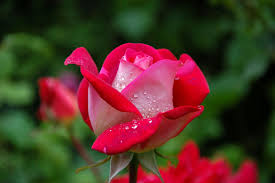
#> input picture images.jpeg, 275 x 183 px, found by its file name
$ jupyter execute Lab4.02.ipynb   (shell and % lines are left out)
#> lines starting #> are read from the running program, lines starting #| are printed output that depends on the picture; after the words box and inside, x2 and y2 are one past the last pixel; in counts of white or black regions, pixels touching at a corner belong together
[cell 1]
import cv2
import numpy as np
import matplotlib.pyplot as plt

[cell 2]
img = cv2.imread('/Users/230363/Downloads/images.jpeg')
#> img is the input picture: shape (183, 275, 3); mean B, G, R 38.3, 51.4, 81.6


img_rgb = cv2.cvtColor(img, cv2.COLOR_BGR2RGB)


plt.figure(figsize=(6,4))
plt.imshow(img_rgb)
plt.title("Original image")
plt.axis("off")
plt.show()

[cell 3]
hflip = cv2.flip(img_rgb, 1)
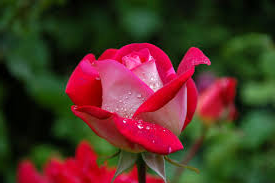
#> hflip: shape (183, 275, 3); mean R, G, B 81.6, 51.4, 38.3


vflip = cv2.flip(img_rgb, 0)
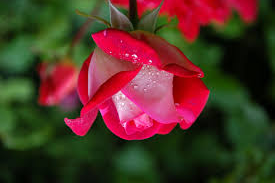
#> vflip: shape (183, 275, 3); mean R, G, B 81.6, 51.4, 38.3


hvflip = cv2.flip(img_rgb, -1)
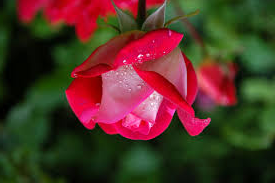
#> hvflip: shape (183, 275, 3); mean R, G, B 81.6, 51.4, 38.3


plt.figure(figsize=(10,6))

plt.subplot(2,2,1)
plt.imshow(img_rgb)
plt.title("Original")
plt.axis("off")

plt.subplot(2,2,2)
plt.imshow(hflip)
plt.title("Horizontal flip")
plt.axis("off")

plt.subplot(2,2,3)
plt.imshow(vflip)
plt.title("Vertical flip")
plt.axis("off")

plt.subplot(2,2,4)
plt.imshow(hvflip)
plt.title("Both flips")
plt.axis("off")

plt.tight_layout()
plt.show()

[cell 4]
mirror = np.concatenate((img_rgb, hflip), axis=1)
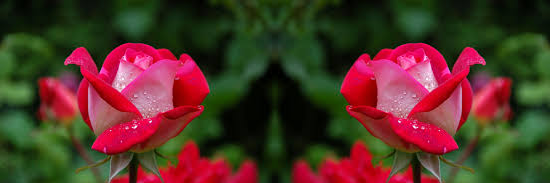
#> mirror: shape (183, 550, 3); mean R, G, B 81.6, 51.4, 38.3

plt.figure(figsize=(8,4))
plt.imshow(mirror)
plt.title("Mirror effect")
plt.axis("off")
plt.show()


cv2.imwrite("mirror_output.jpg", cv2.cvtColor(mirror, cv2.COLOR_RGB2BGR))
#> Out = True

[cell 5]
gray = cv2.cvtColor(img_rgb, cv2.COLOR_RGB2GRAY)

plt.figure(figsize=(5,4))
plt.imshow(gray, cmap="gray")
plt.title("Grayscale image")
plt.axis("off")
plt.show()

[cell 6]
negative = 255 - gray
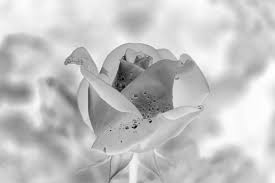
#> negative: shape (183, 275); min 3, max 255, mean 196.1

plt.figure(figsize=(10,4))

plt.subplot(1,2,1)
plt.imshow(gray, cmap='gray')
plt.title("Original gray")
plt.axis("off")

plt.subplot(1,2,2)
plt.imshow(negative, cmap='gray')
plt.title("Negative")
plt.axis("off")

plt.show()


cv2.imwrite("negative.jpg", negative)
#> Out = True

[cell 7]
gammas = [0.02, 0.2, 0.5, 0.8, 1, 2, 3, 3.5, 4]

r = np.linspace(0,1,1000)

plt.figure(figsize=(7,5))
for g in gammas:
    s = r**g
    plt.plot(r, s, label=f"gamma={g}")

plt.title("Gamma curves (normalized)")
plt.xlabel("r")
plt.ylabel("s")
plt.legend()
plt.show()
#> figure, not shown here; curve peaks at x = 1, y = 1; curve peaks at x = 1, y = 1; curve peaks at x = 1, y = 1

[cell 8]
gamma = 0.7

gray_norm = gray / 255.0


gamma_img = np.power(gray_norm, gamma)
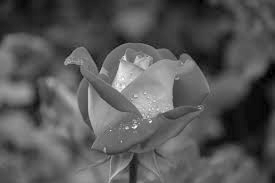
#> gamma_img: shape (183, 275) float64; min 0, max 0.992, mean 0.344


gamma_img = np.uint8(gamma_img * 255)

plt.figure(figsize=(10,4))

plt.subplot(1,2,1)
plt.imshow(gray, cmap='gray')
plt.title("Original")

plt.subplot(1,2,2)
plt.imshow(gamma_img, cmap='gray')
plt.title(f"Gamma={gamma}")

plt.axis("off")
plt.show()

cv2.imwrite("gamma_output.jpg", gamma_img)
#> Out = True

[cell 9]
A = 80
B = 140

range_img = gray.copy()

mask = (range_img >= A) & (range_img <= B)
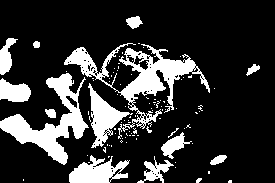
#> mask: shape (183, 275) bool; 20% white; 98 white regions (83 under 20 px), largest, box (x1, y1, x2, y2) and area: (64, 43, 210, 139) 3153, (0, 73, 89, 165) 2573, (88, 83, 133, 148) 1041
range_img[mask] = 255
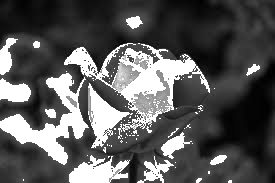
#> range_img: shape (183, 275); min 0, max 255, mean 89.7

plt.figure(figsize=(10,4))

plt.subplot(1,2,1)
plt.imshow(gray, cmap='gray')
plt.title("Original")

plt.subplot(1,2,2)
plt.imshow(range_img, cmap='gray')
plt.title("Range set to white")

plt.axis("off")
plt.show()

cv2.imwrite("range_output.jpg", range_img)
#> Out = True

[cell 10]
plt.figure(figsize=(10,6))

for k in range(8):
    bit = ((gray >> k) & 1) * 255

    plt.subplot(2,4,k+1)
    plt.imshow(bit, cmap='gray')
    plt.title(f"Bit {k}")
    plt.axis("off")
#> this loop made 8 passes
#> pass 1, `bit = ((gray >> k) & 1) * 255`:
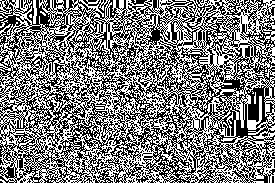
#> bit: shape (183, 275); 49.7% white in thin lines or dots

plt.tight_layout()
plt.show()
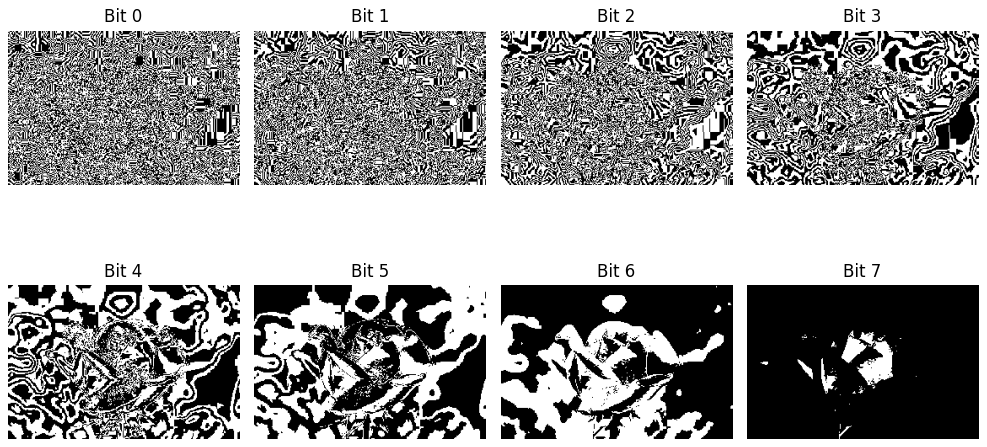
#> figure drawn by matplotlib, 8 panels
